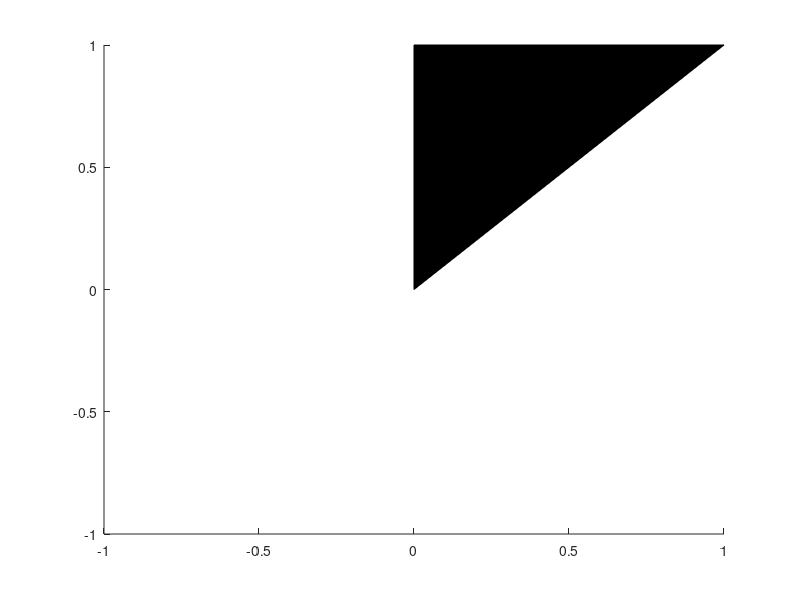

Write the MATLAB code that produced this figure. (Note: this script raises an error after producing the figure.)
%=============================================================================
% Copyright (c) 2016-present Allan CORNET (Nelson)
%=============================================================================
% This file is part of the Nelson.
%=============================================================================
% LICENCE_BLOCK_BEGIN
% SPDX-License-Identifier: LGPL-3.0-or-later
% LICENCE_BLOCK_END
%=============================================================================
% <--ADV-CLI MODE-->
%=============================================================================
figure();
p = patch();
names = properties(p);
REF = {'AlphaDataMapping'; ...       
'AmbientStrength'; ...         
'BackFaceLighting'; ...        
'CData'; ...                   
'CDataMapping'; ...            
'Children'; ...                
'DiffuseStrength'; ...         
'EdgeAlpha'; ...               
'EdgeColor'; ...               
'EdgeLighting'; ...            
'FaceAlpha'; ...               
'FaceColor'; ...               
'FaceLighting'; ...            
'Faces'; ...                   
'FaceVertexCData'; ...         
'LineStyle'; ...               
'LineWidth'; ...               
'Marker'; ...                  
'MarkerEdgeColor'; ...         
'MarkerFaceColor'; ...         
'MarkerSize'; ...              
'Parent'; ...                  
'SpecularColorReflectance'; ...
'SpecularExponent'; ...        
'SpecularStrength'; ...        
'Tag'; ...                     
'DisplayName'; ...             
'Type'; ...                    
'UserData'; ...                
'VertexNormals'; ...           
'Vertices'; ...                
'XData'; ...                   
'XDataMode'; ...               
'YData'; ...                   
'YDataMode'; ...               
'ZData'; ...                   
'Visible'};
assert_isequal(names, REF);
assert_isequal(p.Visible, 'on');
assert_isequal(p.XData, [0; 0; 1; 0]);
assert_isequal(p.YData, [1; 1; 1; 0]);
assert_isequal(p.ZData, [1; 1; 1; 1]);
assert_isequal(p.LineStyle, '-');
%=============================================================================
